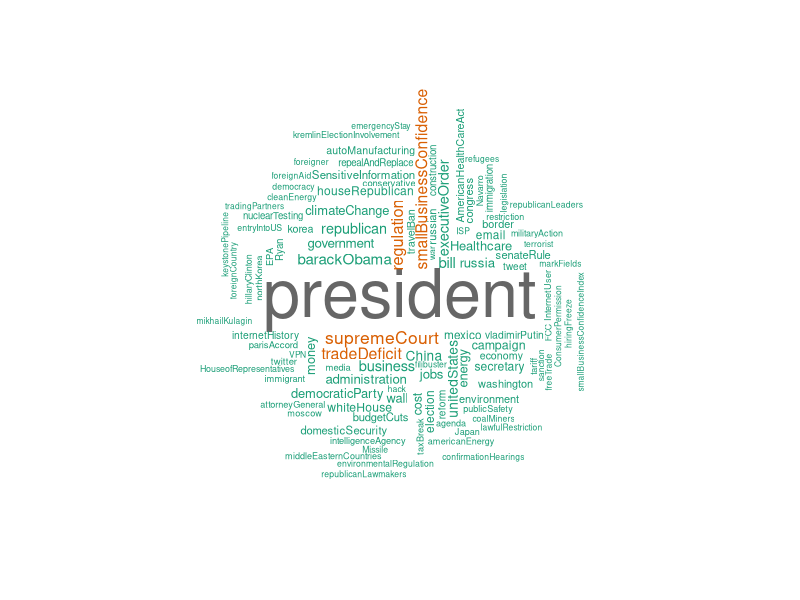
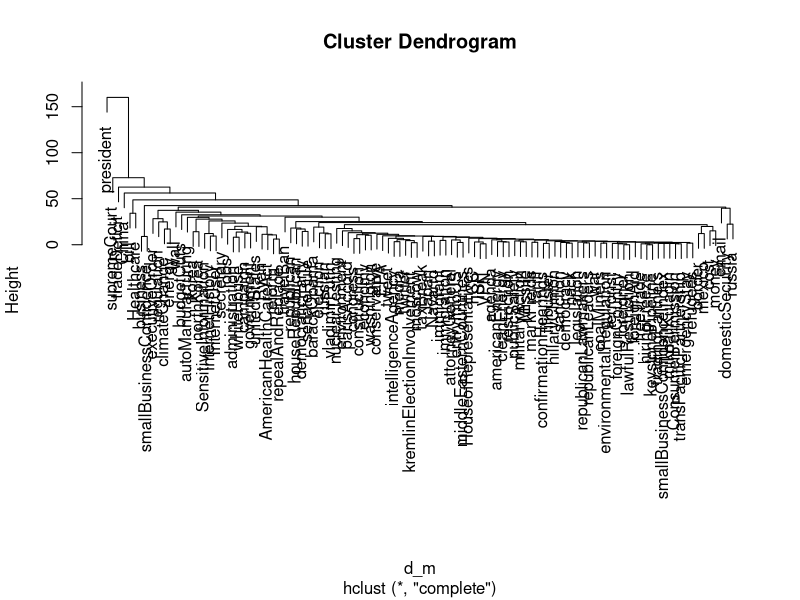
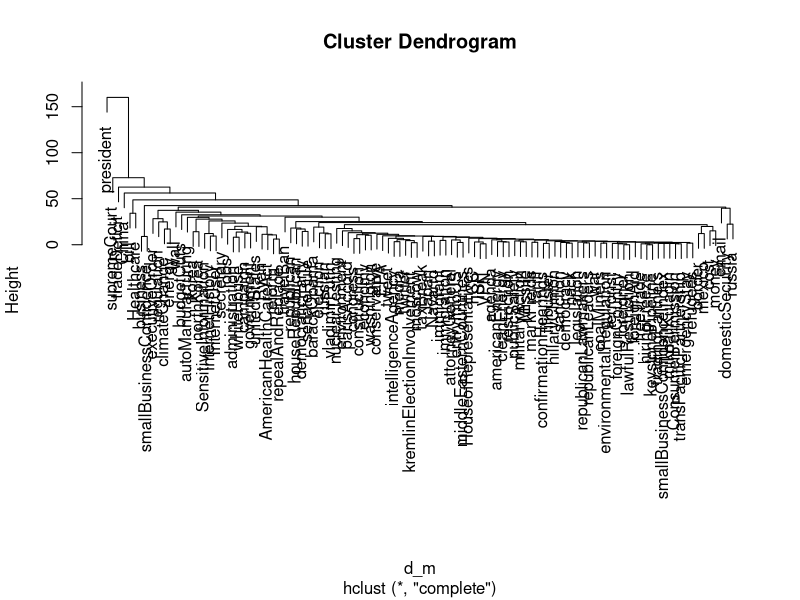

Write R code to recreate these figures, in order.
## ---- chunk 1
knitr::opts_chunk$set(echo = TRUE)
setwd("~/Documents/Text Analysis Pred 453/P454_TextCluster")
library("tm")
library("SnowballC")
library("wordcloud")
library("RColorBrewer")
library(cluster)
## ---- chunk 2

c_m = read.csv("Conc_Matrix.csv", sep=",", row.names=1)
c_m <- as.matrix(c_m)
d_m <- dist(c_m, method="euclidean")

## ---- chunk 3

#tf-idf totals for plotting
v <- sort(rowSums(c_m),decreasing=TRUE)
d <- data.frame(word = names(v),freq=v)

set.seed(1234)
wordcloud(words = d$word, freq = d$freq, min.freq = 1,
          max.words=200, random.order=FALSE, rot.per=0.35, 
          colors=brewer.pal(8, "Dark2"))


## ---- chunk 4

DSI_label <- 1:40

hcl <- hclust(d_m)

plot(hcl)

pdf("hcl.pdf", width=40, height=15)
plot(hcl)
dev.off()

## ---- chunk 5

nclust <- 10

t <- table(d$word, cutree(hcl, nclust))
t2 <- table(d$word, cutree(hcl, nclust + 10))
t3 <- table(d$word, cutree(hcl, nclust + 20))

colSums(t)

colSums(t2)

colSums(t3)

write.csv(t, paste("H_clust_firstpass",nclust, ".csv", sep = ""))
write.csv(t2, paste("H_clust_firstpass",nclust+10, ".csv", sep = ""))
write.csv(t3, paste("H_clust_firstpass",nclust+20, ".csv", sep = ""))
